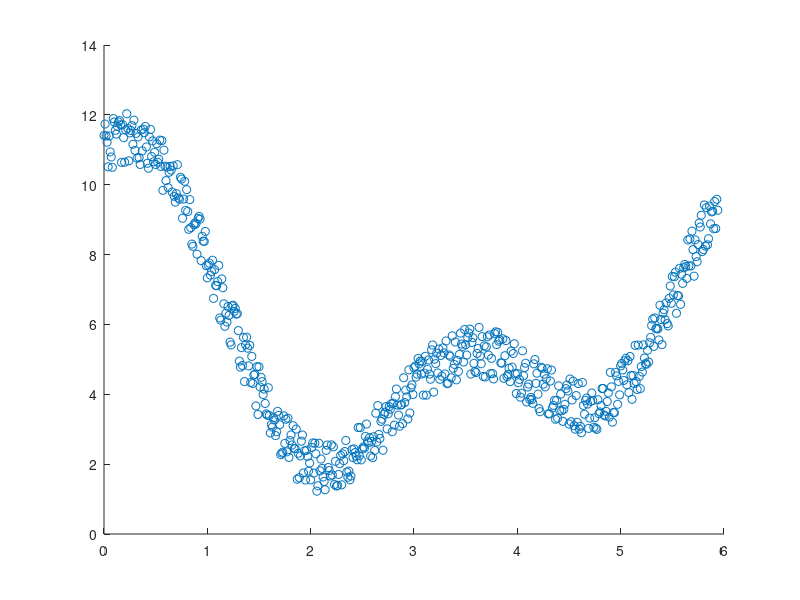

MATLAB code for this plot:

x = 0:0.01:pi+2.8;

y = 3.2.*cos(x) + 2.5.*sin(2*x+1) + 5 + 1.5*rand(1,size(x,2));

results = [x' y'];

scatter(results(:,1),results(:,2))